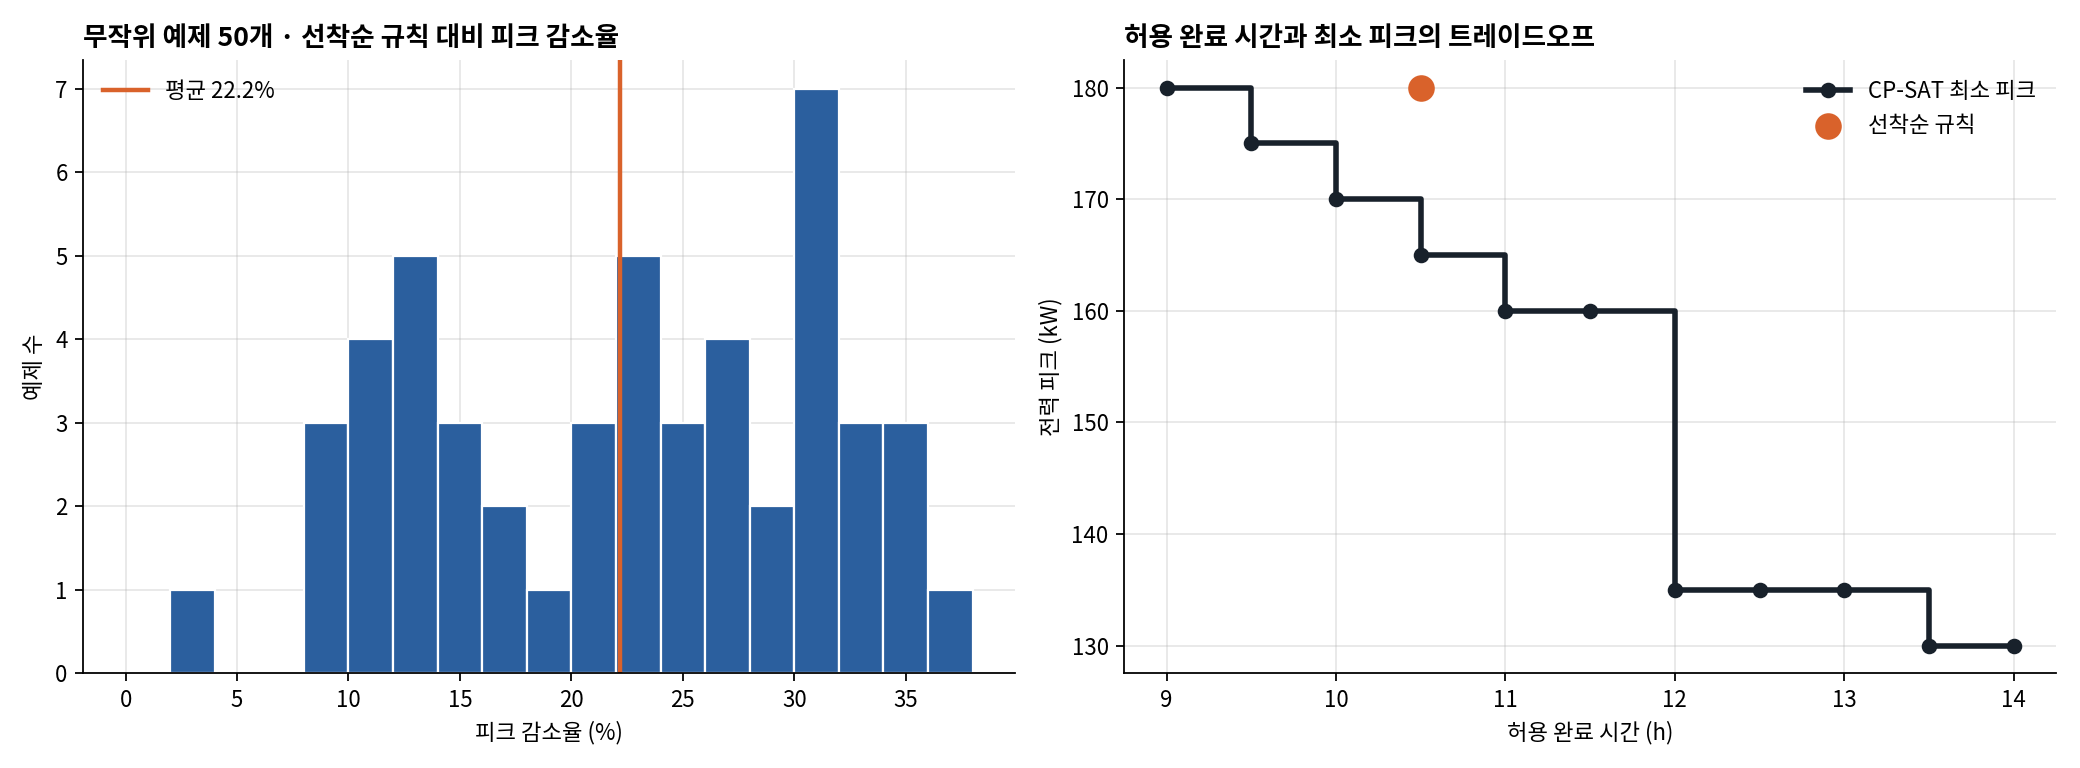

Reproduce this figure in Python.
"""
추가 검증 실험 (jobshop_peak.py의 모델을 그대로 사용)

1) 무작위 예제 50개: 예제 하나의 결과가 우연이 아닌지 확인
   - 설비 4대, 작업 6개, 작업마다 3~4개 공정
   - 공정 소요 시간 1~4칸(30분 단위), 설비별 전력 범위에서 무작위 추출
   - 선착순 규칙 vs CP-SAT 피크 최소화 (완료 시간은 선착순 규칙 이하로 제한)
2) 트레이드오프 곡선: 기본 예제에서 허용 완료 시간을 늘려 갈 때 최소 피크가 어떻게 바뀌는지
"""
import json, random, statistics
from jobshop_peak import (JOBS, MACHINES, BASE_LOAD, SLOT_MIN,
                          solve, greedy_schedule, load_profile)

# 설비별 가동 전력 범위 (kW)
POWER_RANGE = {0: (50, 65), 1: (35, 50), 2: (25, 40), 3: (8, 15)}


def random_instance(rng, n_jobs=6):
    jobs = {}
    for j in range(n_jobs):
        n_ops = rng.choice([3, 4])
        machines = rng.sample(range(len(MACHINES)), n_ops)   # 작업마다 공정 순서가 다름
        jobs[f"J{j + 1}"] = [(m, rng.randint(1, 4), rng.randint(*POWER_RANGE[m])) for m in machines]
    return jobs


def peak_of(sched):
    return max(load_profile(sched["rows"], sched["makespan"]))


def random_experiment(n=50, seed=42, seconds=10):
    rng = random.Random(seed)
    results = []
    for i in range(n):
        jobs = random_instance(rng)
        g = greedy_schedule(jobs)
        o = solve("peak", {"makespan": ("<=", g["makespan"])}, seconds=seconds, jobs=jobs)
        gp, op = peak_of(g), peak_of(o)
        results.append(dict(id=i, greedy_peak=gp, opt_peak=op,
                            reduction_kw=gp - op, reduction_pct=(gp - op) / gp * 100,
                            makespan=g["makespan"], status=o["status"]))
        print(f"[{i + 1:2d}/{n}] 피크 {gp} → {op} kW ({(gp - op) / gp:.1%}) {o['status']}")
    return results


def tradeoff_curve(seconds=20):
    fastest = solve("makespan", seconds=seconds)              # 가장 빠른 완료 시간
    greedy = greedy_schedule()
    points = []
    for limit in range(fastest["makespan"], fastest["makespan"] + 11):   # +5시간까지
        o = solve("peak", {"makespan": ("<=", limit)}, seconds=seconds)
        points.append(dict(limit_h=limit * SLOT_MIN / 60, peak=peak_of(o), status=o["status"]))
        print(f"완료 시간 ≤ {limit * SLOT_MIN / 60:.1f}h → 최소 피크 {points[-1]['peak']} kW")
    return dict(points=points,
                greedy=dict(makespan_h=greedy["makespan"] * SLOT_MIN / 60, peak=peak_of(greedy)))


def plot(rand, curve):
    import matplotlib
    matplotlib.use("Agg")
    import matplotlib.pyplot as plt
    from matplotlib import font_manager
    for f in font_manager.findSystemFonts():
        if "NotoSansCJK-Regular" in f or "malgun" in f.lower() or "AppleGothic" in f:
            font_manager.fontManager.addfont(f)
            plt.rcParams["font.family"] = font_manager.FontProperties(fname=f).get_name()
            break
    plt.rcParams["axes.unicode_minus"] = False

    fig, axes = plt.subplots(1, 2, figsize=(13, 4.8))
    pct = [r["reduction_pct"] for r in rand]
    ax = axes[0]
    ax.hist(pct, bins=range(0, int(max(pct)) + 3, 2), color="#2b5f9e", edgecolor="white")
    ax.axvline(statistics.mean(pct), color="#d9622b", lw=2, label=f"평균 {statistics.mean(pct):.1f}%")
    ax.set_title(f"무작위 예제 {len(rand)}개 · 선착순 규칙 대비 피크 감소율", loc="left", fontweight="bold")
    ax.set_xlabel("피크 감소율 (%)")
    ax.set_ylabel("예제 수")
    ax.legend(frameon=False)

    ax = axes[1]
    xs = [p["limit_h"] for p in curve["points"]]
    ys = [p["peak"] for p in curve["points"]]
    ax.step(xs, ys, where="post", color="#18212b", lw=2.5, marker="o", label="CP-SAT 최소 피크")
    g = curve["greedy"]
    ax.scatter([g["makespan_h"]], [g["peak"]], s=120, color="#d9622b", zorder=5, label="선착순 규칙")
    ax.set_title("허용 완료 시간과 최소 피크의 트레이드오프", loc="left", fontweight="bold")
    ax.set_xlabel("허용 완료 시간 (h)")
    ax.set_ylabel("전력 피크 (kW)")
    ax.legend(frameon=False)
    for a in axes:
        a.grid(alpha=0.3)
        a.set_axisbelow(True)
        for s in ("top", "right"):
            a.spines[s].set_visible(False)
    fig.tight_layout()
    fig.savefig("experiments.png", dpi=160)


if __name__ == "__main__":
    rand = random_experiment()
    curve = tradeoff_curve()
    pct = [r["reduction_pct"] for r in rand]
    summary = dict(n=len(rand), mean_pct=statistics.mean(pct), median_pct=statistics.median(pct),
                   min_pct=min(pct), max_pct=max(pct),
                   improved=sum(1 for r in rand if r["reduction_kw"] > 0),
                   optimal=sum(1 for r in rand if r["status"] == "OPTIMAL"))
    print("\n[요약]", json.dumps(summary, ensure_ascii=False))
    json.dump(dict(summary=summary, random=rand, tradeoff=curve),
              open("experiments.json", "w"), ensure_ascii=False, indent=1)
    plot(rand, curve)
